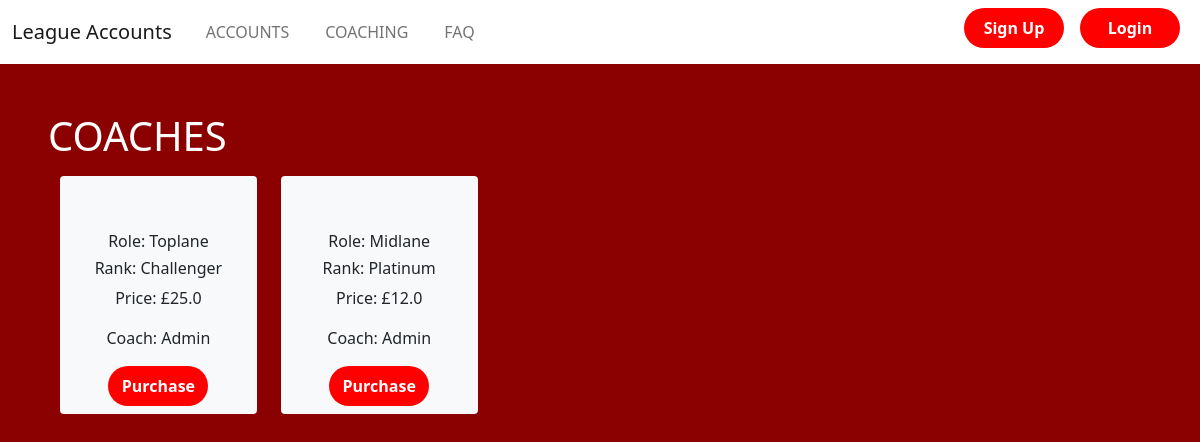
/coaching, run on the app's committed database.
### app/models.py (models this page shows)
class Coach(db.Model):
     id = db.Column(db.Integer, primary_key=True)
     rank = db.Column(db.String(20))
     role = db.Column(db.String(20))
     price = db.Column(db.Float())
     Coach = db.Column(db.Integer, db.ForeignKey('user.id'))

class User(db.Model, UserMixin):
    id = db.Column(db.Integer, primary_key=True)
    email = db.Column(db.String(200), unique=True)
    password = db.Column(db.String(60))
    username = db.Column(db.String(200), unique=True)
    accounts = db.relationship('AccountItem', backref='owned_user', lazy=True)
    coaches = db.relationship('Coach', backref='owned_coach', lazy=True)

### app/views.py (the view)
@app.route('/coaching', methods=['GET','POST'])
def coaching():
    return render_template('coaching.html', user=current_user, coaches = models.Coach.query.all())

### app/templates/coaching.html (shortened to what this page needs)
{% extends "base.html" %}
{% block content %}
<section class="background3">
<div class="pt-5 px-5 center-text" style="color:white;">
<h1>COACHES</h1>
</div>
    <div class="row row-cols-5 center-text mx-5 pt-1">
    {% for item in coaches %}
    <div class="col text-center mb-2">
                    <div class="card border-0 bg-light mb-2 mt-1 center-text">
                        <div class="card-body">
                        </div>
                    <h6>Role: {{item.role}}</h6>
                    <h6>Rank: {{item.rank}}</h6>
                    <p>Price: £{{item.price}}</p>
                    <p>Coach: {{item.owned_coach.username}}</p>
                    <form action="/coaching" class="px-5 mb-2">
                     <button class="btn btn0" type="submit">Purchase</button>
                  </form>
                    </div>
        </div>
      {% endfor %}
    </div>
</section>
{% endblock %}

### app/static/styles.css (style rules this page uses)
* { padding: 0; margin: 0; box-sizing: border-box; }
.background3 { background-color: darkred; background-size: cover; height: 120vh; width: 100%; }
.btn0 { height: 40px; width: 100px; outline: none; border: none; border-radius: 60px; background: red; color: white; font-weight: 700; }

### data on the page
Coach: role "Toplane", rank "Challenger", price "25.0", owned_coach.username "Admin"
Coach: role "Midlane", rank "Platinum", price "12.0", owned_coach.username "Admin"
